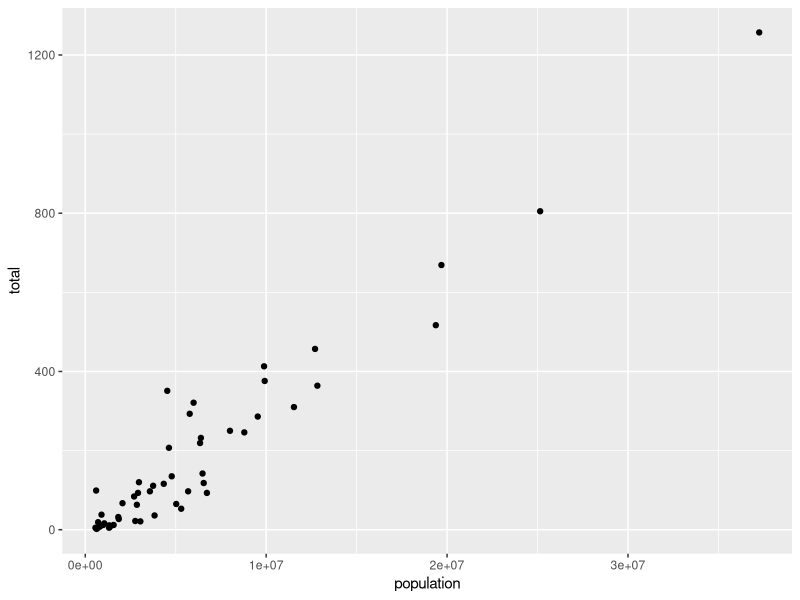
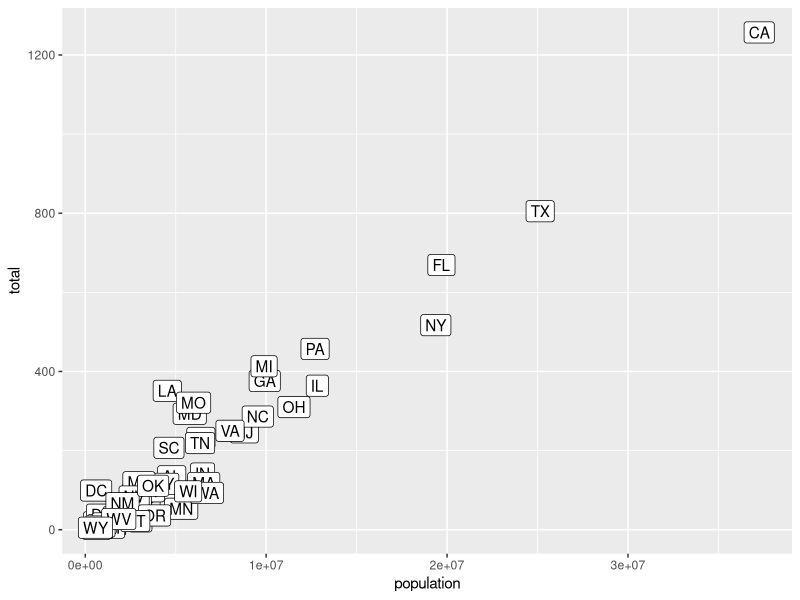
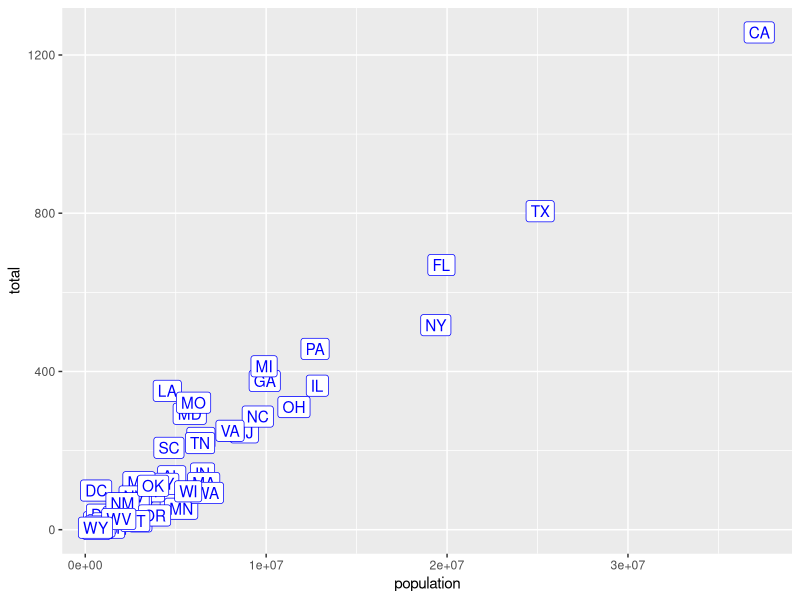
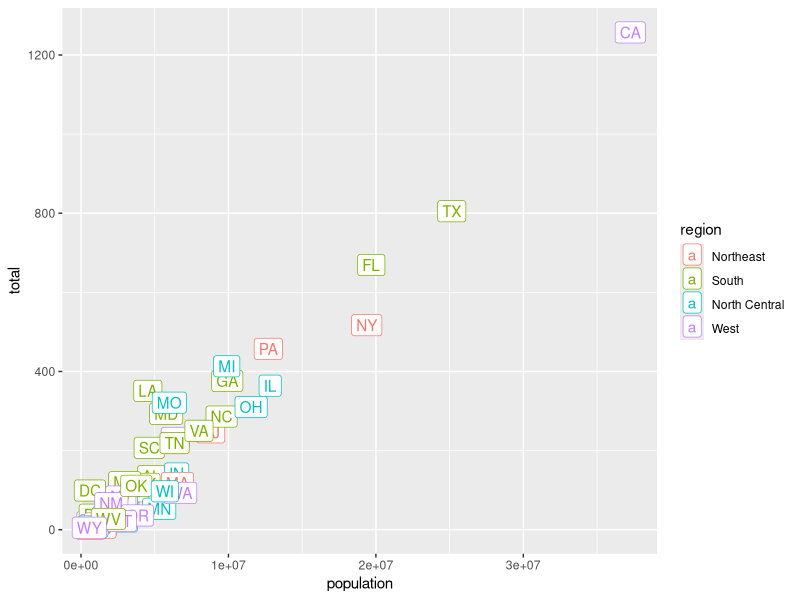
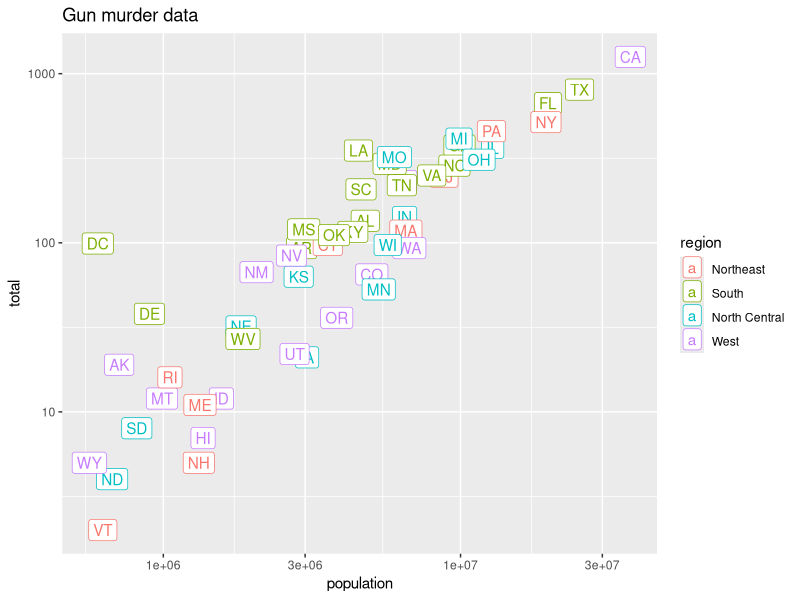
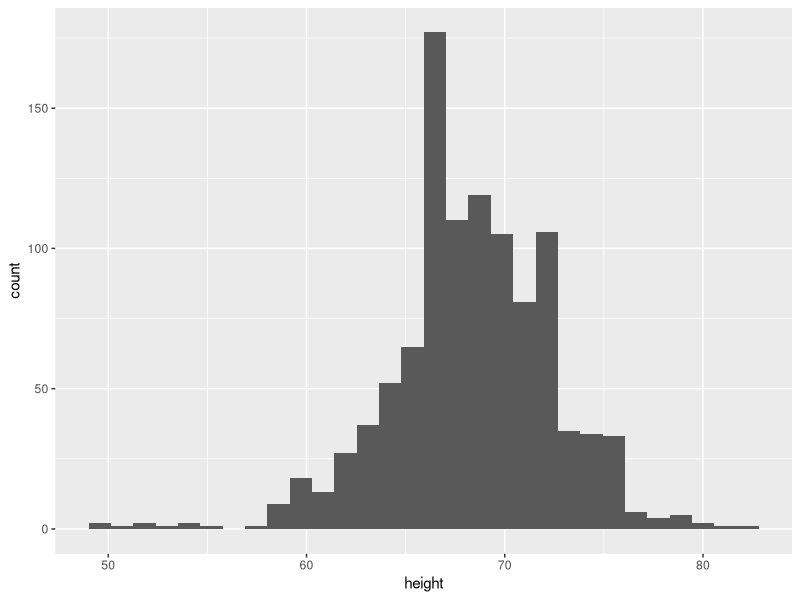
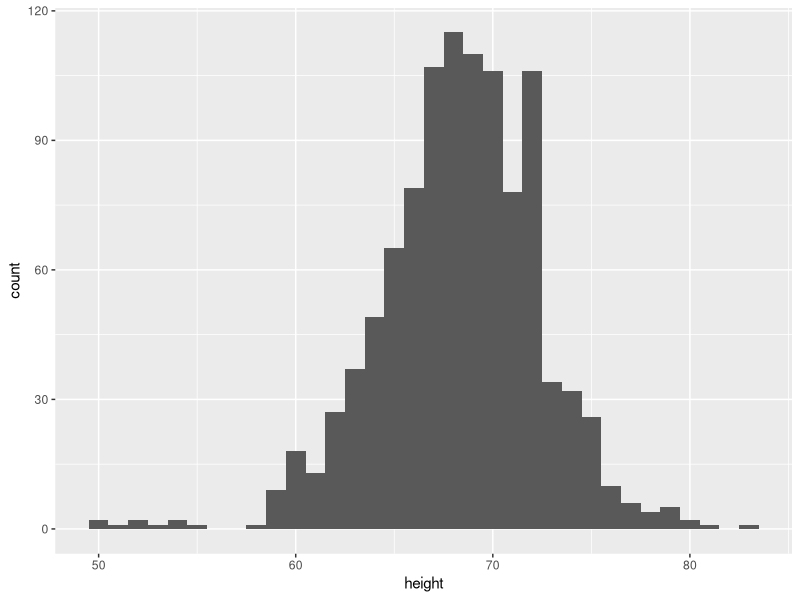
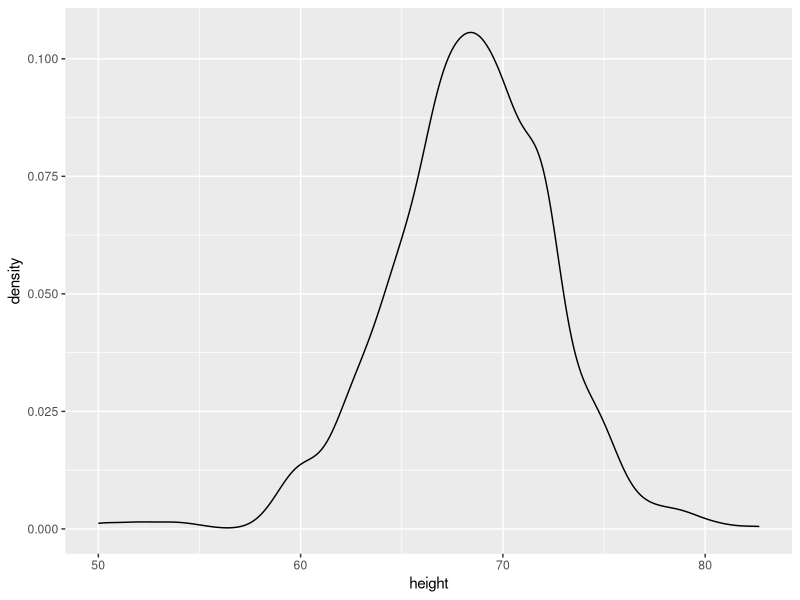

Here is the R script that generated these plots, in order:
## ggplot2 basics
library(dplyr)
library(ggplot2)
library(dslabs)
data(heights)
data(murders)
p <- ggplot(murders)
class(p)

# scatterplot
murders %>% ggplot(aes(x = population, y = total)) +
  geom_point()

# text labels
murders %>% ggplot(aes(population, total, label = abb)) + 
  geom_label()

# colors
murders %>% ggplot(aes(population, total,label= abb)) +
  geom_label(color = "blue")

# filtering colors by another property
murders %>% ggplot(aes(population, total, label = abb, color = region)) +
  geom_label()

p <- murders %>% ggplot(aes(population, total, label = abb, color = region)) + 
  geom_label()

# logarithmic scaling
p + scale_x_log10() + scale_y_log10() +
  ggtitle("Gun murder data")

p <- heights %>% 
  ggplot(aes(height))

# histograms
p + geom_histogram()

p + geom_histogram(binwidth = 1)

# density plots
heights %>% 
  ggplot(aes(height)) + geom_density()

heights %>% 
  ggplot(aes(height, group = sex)) + geom_density()

# separating and coloring/filling by group
heights %>% 
  ggplot(aes(height, group = sex, color = sex)) + geom_density()

heights %>% ggplot(aes(height, fill=sex)) + geom_density(alpha = 0.2)
